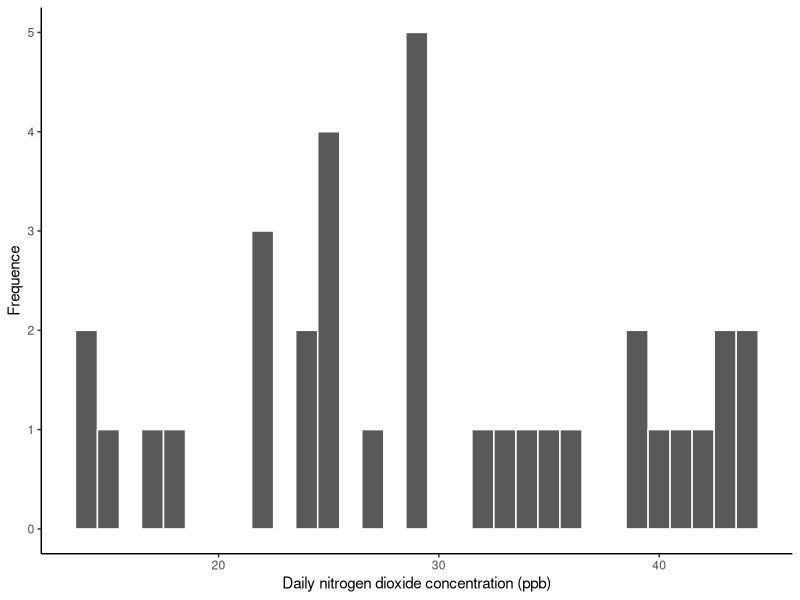

Generate this figure with R:
## ---- chunk 1
knitr::opts_chunk$set(echo = TRUE)
## ---- chunk 2
x <- c(24,36,44,35,44,34,29,40,39,43,41,32,33,29,29,43,25,39,25,42,29,22,22,25,14,15,14,29,25,27,22,24,18,17)

library(ggplot2)
ggplot() +
    geom_histogram(aes(x), binwidth = 1, color = "white") +
    labs(x = "Daily nitrogen dioxide concentration (ppb)",
         y = "Frequence") +
    theme_classic()
## ---- chunk 3
# Calculate the test statistic:
mu <- 28
sigma <- 9
mu_xbar <- mean(x)
n <- 34
se <- sigma / sqrt(n)

z_score <- (mu_xbar - mu) / se
z_critical <- c(qnorm(0.025), qnorm(1 - 0.025))
z_critical1 <- qnorm(0.05/2, lower.tail = FALSE)
?qnorm
